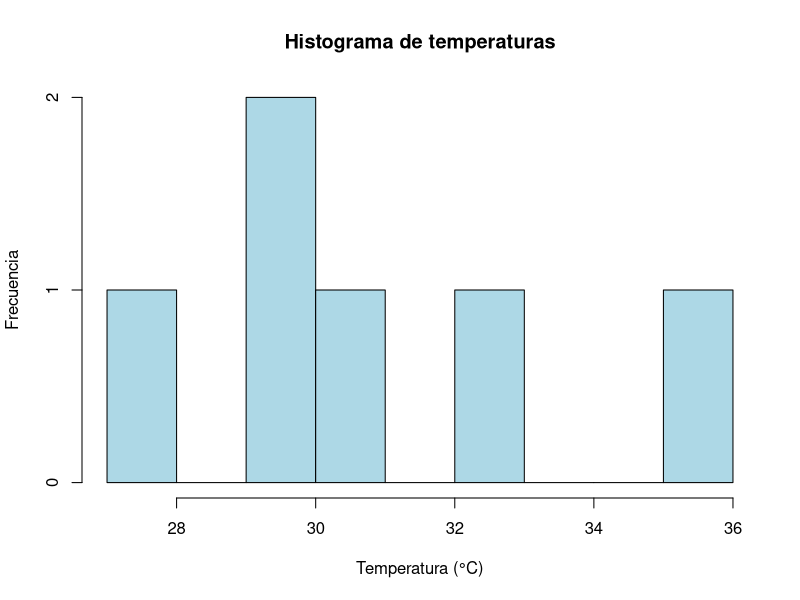
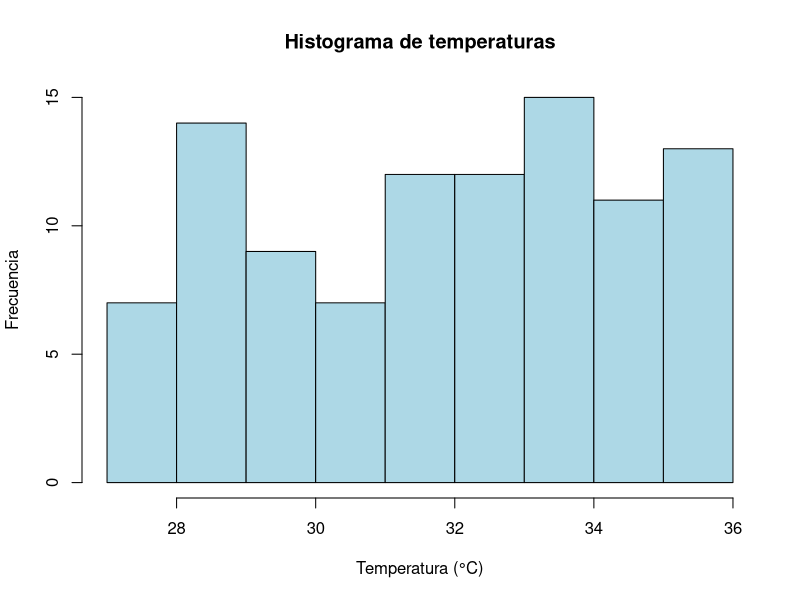
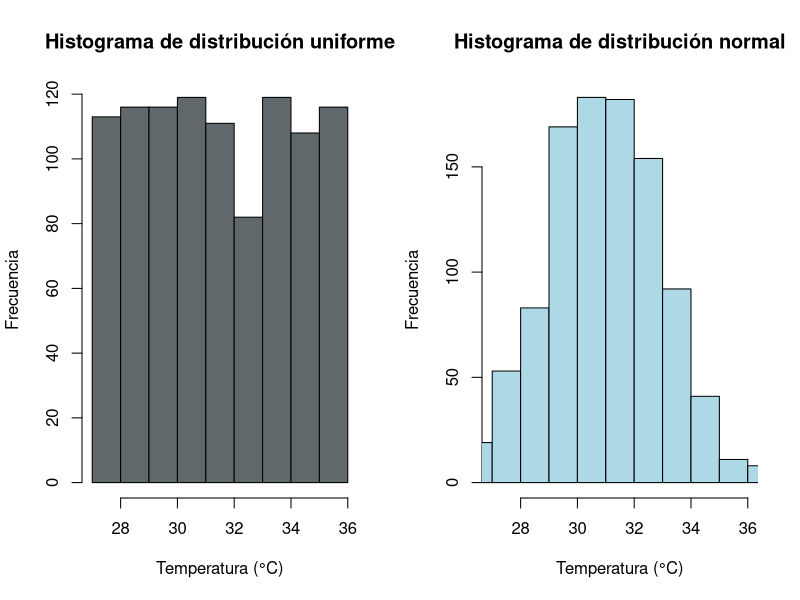
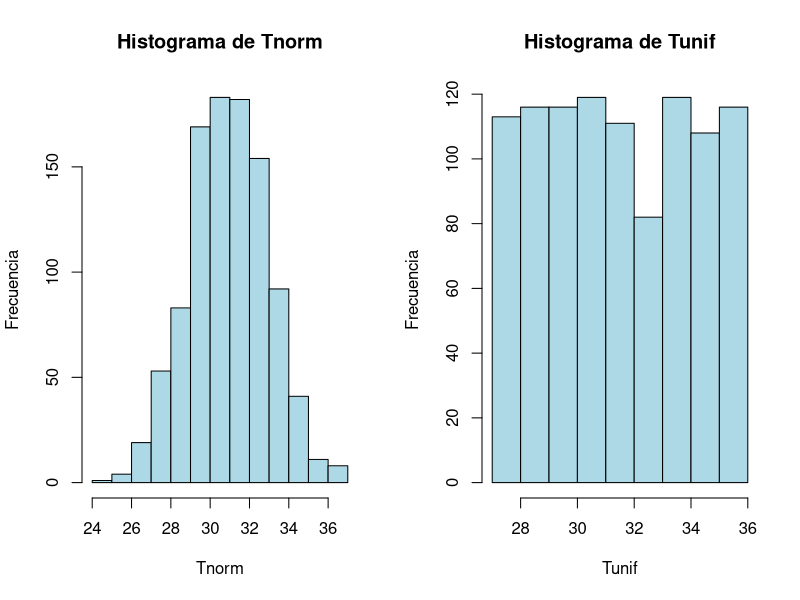
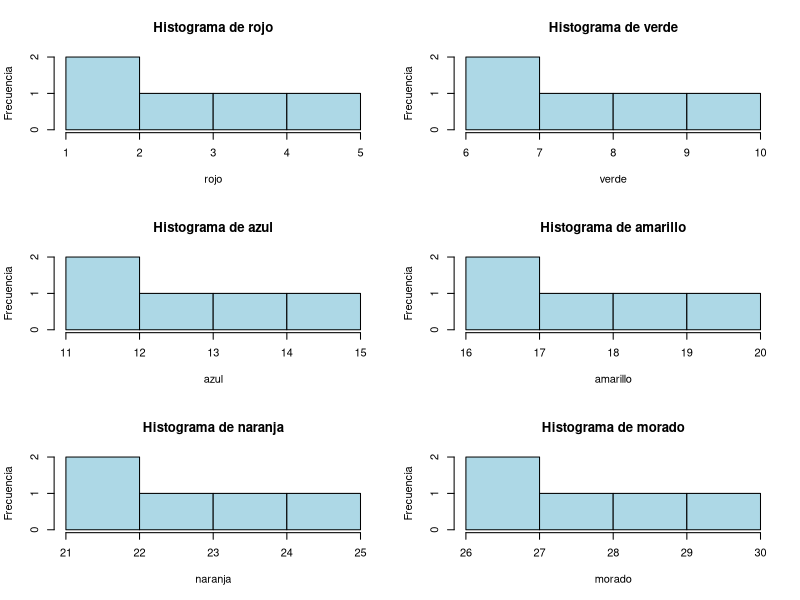
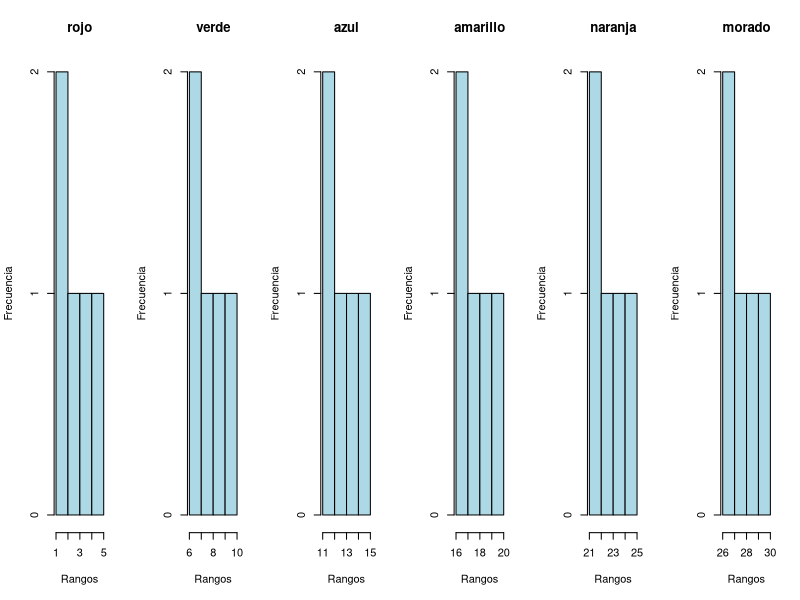

Reproduce these figures in R, in order.
temp <- c(29.8, 32.4, 35.3, 27.2, 29.3, 30.4)

hist(temp, 
     main = "Histograma de temperaturas",
     xlab = "Temperatura (°C)",
     ylab = "Frecuencia",
     col = "lightblue",
     border = "black",
     breaks = 9,
     xlim = c(27, 36))


#############################

temperaturas <- runif(100, min = 27, max = 36)

hist(temperaturas, 
     main = "Histograma de temperaturas",
     xlab = "Temperatura (°C)",
     ylab = "Frecuencia",
     col = "lightblue",
     border = "black",
     breaks = 9,
     xlim = c(27, 36))


#############################

temperatura1 <- data.frame(
  "Tnorm" = rnorm(1000, mean = 31, sd = 2),
  "Tunif" = runif(1000, min=27, max=36)
)


par(mfrow=c(1,2))
hist(temperatura1$Tunif, 
     main = "Histograma de distribución uniforme",
     xlab = "Temperatura (°C)",
     ylab = "Frecuencia",
     col = "#61686b",
     border = "black",
     breaks = 9,
     xlim = c(27, 36))

hist(temperatura1$Tnorm,
     main = "Histograma de distribución normal",
     xlab = "Temperatura (°C)",
     ylab = "Frecuencia",
     col = "lightblue",
     border = "black",
     breaks = 9,
     xlim = c(27, 36))


Histabla <- function(dataframe) {
    columnas_numericas <- sapply(dataframe, is.numeric)
    num_vars <- sum(columnas_numericas)
    
    par(mfrow = c(ceiling(num_vars / 2), 2))  # Por ejemplo, 2 columnas y filas necesarias
    
    for (i in 1:ncol(dataframe)) {
        if (is.numeric(dataframe[, i])) {
            hist(dataframe[, i], 
                 main = paste("Histograma de", colnames(dataframe)[i]),
                 xlab = colnames(dataframe)[i],
                 ylab = "Frecuencia",
                 col = "lightblue",
                 border = "black",
                 breaks = "Sturges")
        }
    }

    par(mfrow = c(1,1))
}

Histabla(temperatura1)


HistogramasTabla <- function(df){
     namvars <- names(df)
     n <- length(namvars)
     par(mfrow = c(1, n)) # Una fila, n columnas
     for(var in namvars){
          # Histograma para cada variable
          hist(df[[var]], 
               main = var, 
               xlab = "Rangos", 
               ylab = "Frecuencia", 
               col = "lightblue", 
               border = "black")
     }
     par(mfrow = c(1, 1)) # Regresar a una sola gráfica
}

tabla2 <- data.frame(
     "rojo" = c(1, 2, 3, 4, 5),
     "verde" = c(6, 7, 8, 9, 10),
     "azul" = c(11, 12, 13, 14, 15),
     "amarillo" = c(16, 17, 18, 19, 20),
     "naranja" = c(21, 22, 23, 24, 25),
     "morado" = c(26, 27, 28, 29, 30)
)

Histabla(tabla2)
HistogramasTabla(tabla2)
